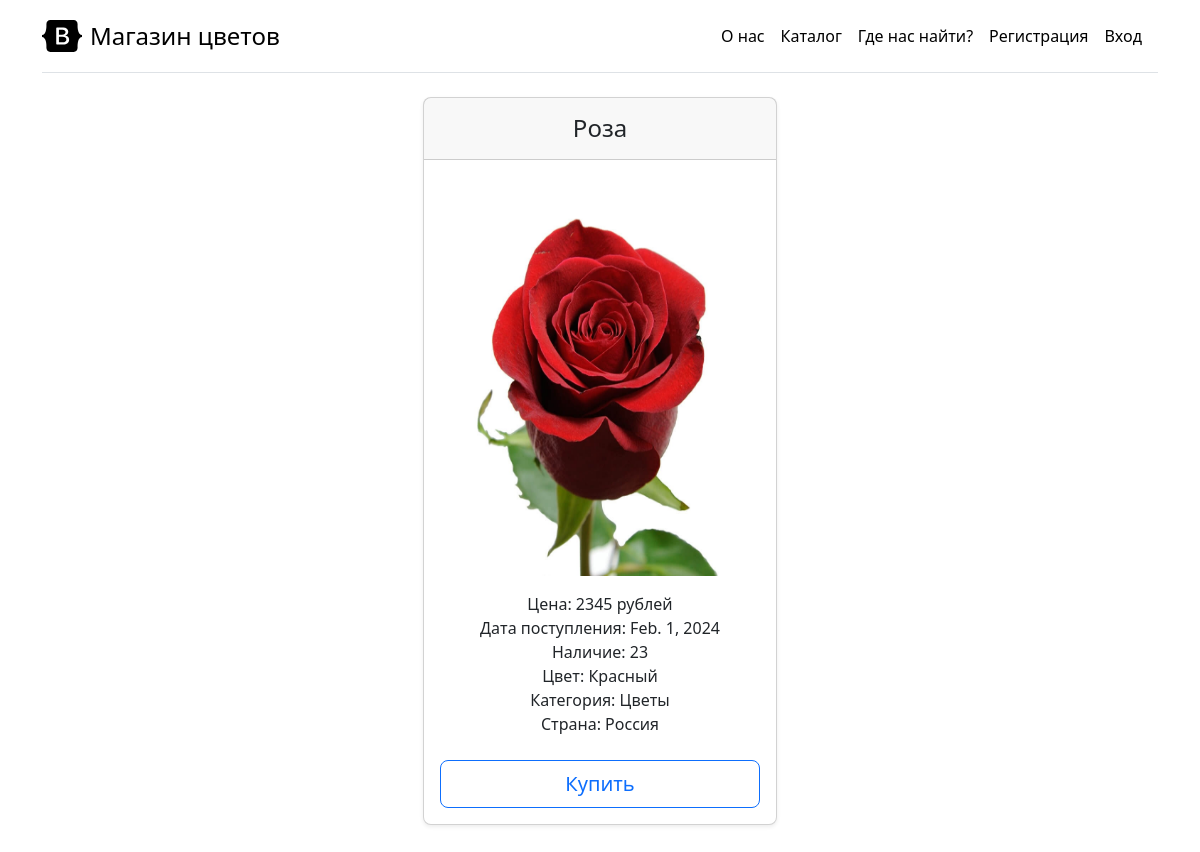
The app's page /product/2 with its own data.
### flowershop/models.py (models this page shows, shortened)
class Product(models.Model):
    name = models.CharField(max_length=80)
    price = models.PositiveIntegerField()
    image = models.ImageField(upload_to='products')  # Создаст папку products внутри папки media
    date = models.DateTimeField()
    counts = models.PositiveIntegerField()
    color = models.CharField(max_length=60)
    category = models.ForeignKey(Category, on_delete=models.CASCADE)
    country = models.ForeignKey(Country, on_delete=models.CASCADE)

class Category(models.Model):
    name = models.CharField(max_length=80)

class Country(models.Model):
    name = models.CharField(max_length=80)

### general/views.py (the view)
# urls.py: path('product/<int:product_id>', views.product),
def product(request, product_id):
    product = Product.objects.get(id=product_id)
    return render(request, 'product.html', context={'product': product})

### general/templates/product.html (shortened to what this page needs)
{% load static %}
<!doctype html>
<html lang="en" data-bs-theme="auto">
<head>
    <link href="https://cdn.jsdelivr.net/npm/bootstrap@5.3.2/dist/css/bootstrap.min.css" rel="stylesheet"
>
</head>
<body>
<div class="container py-3">
    {% include 'header.html' %}
    <main style="display: grid; justify-content: center; text-align: center">
        <div class="col">
            <div class="card mb-4 rounded-3 shadow-sm">
                <div class="card-header py-3">
                    <h4 class="my-0 fw-normal">{{ product.name }}</h4>
                </div>
                <form method="post" action="{% url 'add_to_cart' product.id %}">
                    <div class="card-body">
                        <img src='{{ product.image.url }}' alt='flower' style="max-width: 320px; height: 400px">
                        <ul class="list-unstyled mt-3 mb-4">
                            <li>Цена: {{ product.price }} рублей</li>
                            <li>Дата поступления: {{ product.date.date }}</li>
                            <li>Наличие: {{ product.counts }}</li>
                            <li>Цвет: {{ product.color }}</li>
                            <li>Категория: {{ product.category.name }}</li>
                            <li>Страна: {{ product.country.name }}</li>
                        </ul>
                        <button class="w-100 btn btn-lg btn-outline-primary" type="submit" name="add_to_cart">Купить</button>
                    </div>
                </form>
            </div>
        </div>
    </main>
</div>
</body>
</html>

### records on screen
Product: name "Роза", image (picture), price "2345", date "Feb. 1, 2024", counts "23", color "Красный", category.name "Цветы", country.name "Россия"
